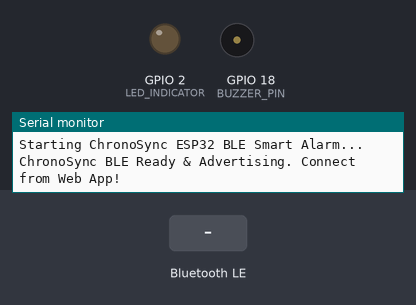
The sketch below on a simulated ESP32. On the bench: output pins drawn as LEDs (lit = HIGH), buzzer (waves = sounding, pin HIGH), the last lines printed to the serial monitor. Dashed ring = blinking. The inputs (shaded band) are chosen by the test bench. Nothing arrives over Bluetooth unless stated; a phone connects over Bluetooth LE 3 s after start.

Above: at 1.2 s.
1.3 s: Bluetooth LE write "BUZZER:ON" received
At 1.54 s:
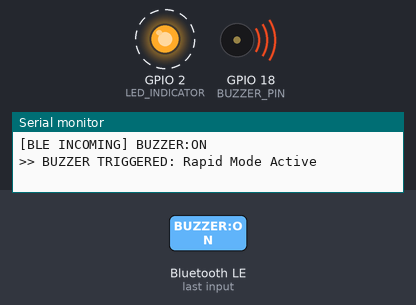
4.3 s: Bluetooth LE write "RAPID" received
7.3 s: Bluetooth LE write "DOUBLE" received
Timing chart, 0 to 16.3 s (numbered marks = the images above; inputs shaded):
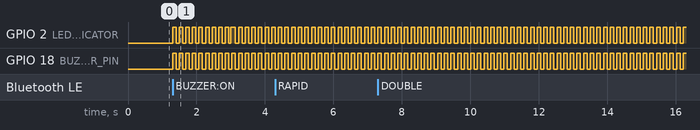

The sketch:

arduino_esp32_smart_alarm.ino
```cpp
/*
 * ==============================================================================
 * CHRONOSYNC SMART ALARM - ESP32 BLE FIRMWARE
 * ==============================================================================
 * Hardware Requirements:
 * - ESP32 Development Board (e.g., NodeMCU ESP32, ESP32-WROOM-32)
 * - 5V / 3.3V Buzzer (Active or Passive) connected to GPIO 18 and GND
 * - (Optional) OLED Display SSD1306 (I2C SDA: GPIO 21, SCL: GPIO 22)
 *
 * Supported BLE Commands from Web Dashboard:
 * - SYNC_TIME:<epoch>:<HH:MM:SS>
 * - SET_ALM:<id>:<HH:MM>:<Days>:<Pattern>
 * - TOGGLE_ALM:<id>:<0|1>
 * - DEL_ALM:<id>
 * - BUZZER:ON:<Pattern>  (e.g., RAPID -> Jaldi-Jaldi on/off buzzer)
 * - BUZZER:OFF           (Turns off buzzer immediately)
 * - SET_BRIGHT:<0-100>
 * ==============================================================================
 */

#include <BLEDevice.h>
#include <BLEServer.h>
#include <BLEUtils.h>
#include <BLE2902.h>

#define BUZZER_PIN 18 // Pin connected to Buzzer positive terminal
#define LED_INDICATOR 2 // Onboard LED for connection and alarm status

// Standard Nordic UART UUIDs (Matches the Web Bluetooth App)
#define SERVICE_UUID           "6E400001-B5A3-F393-E0A9-E50E24DCCA9E"
#define CHARACTERISTIC_UUID_RX "6E400002-B5A3-F393-E0A9-E50E24DCCA9E"
#define CHARACTERISTIC_UUID_TX "6E400003-B5A3-F393-E0A9-E50E24DCCA9E"

BLEServer *pServer = NULL;
BLECharacteristic *pTxCharacteristic = NULL;
bool deviceConnected = false;
bool oldDeviceConnected = false;

// Alarm & Buzzer States
bool isBuzzerActive = false;
String buzzerPattern = "RAPID";
unsigned long lastBuzzerToggleTime = 0;
bool buzzerPinState = false;

// Command Parser
void handleIncomingCommand(String cmd) {
  cmd.trim();
  Serial.print("[BLE INCOMING] ");
  Serial.println(cmd);

  if (cmd.startsWith("BUZZER:ON")) {
    isBuzzerActive = true;
    if (cmd.indexOf("RAPID") >= 0) buzzerPattern = "RAPID";
    else if (cmd.indexOf("DOUBLE") >= 0) buzzerPattern = "DOUBLE";
    else if (cmd.indexOf("CONTINUOUS") >= 0) buzzerPattern = "CONTINUOUS";
    else buzzerPattern = "RAPID";

    Serial.println(">> BUZZER TRIGGERED: Rapid Mode Active");
  }
  else if (cmd.startsWith("BUZZER:OFF")) {
    isBuzzerActive = false;
    digitalWrite(BUZZER_PIN, LOW);
    digitalWrite(LED_INDICATOR, LOW);
    Serial.println(">> BUZZER STOPPED: Off");
  }
  else if (cmd.startsWith("SYNC_TIME")) {
    Serial.println(">> Hardware Time Synced from Web Controller");
    // Send acknowledgement back to web app
    if (deviceConnected && pTxCharacteristic != NULL) {
      String reply = "TIME_ACK:OK\n";
      pTxCharacteristic->setValue(reply.c_str());
      pTxCharacteristic->notify();
    }
  }
}

// Server Callbacks
class ServerCallbacks : public BLEServerCallbacks {
  void onConnect(BLEServer* pServer) {
    deviceConnected = true;
    digitalWrite(LED_INDICATOR, HIGH);
    Serial.println("[BLE] Web Client Connected!");
  };

  void onDisconnect(BLEServer* pServer) {
    deviceConnected = false;
    digitalWrite(LED_INDICATOR, LOW);
    Serial.println("[BLE] Client Disconnected. Restarting Advertising...");
    BLEDevice::startAdvertising();
  }
};

// RX Characteristic Callbacks
class RxCallbacks : public BLECharacteristicCallbacks {
  void onWrite(BLECharacteristic *pCharacteristic) {
    String rxStr = String(pCharacteristic->getValue().c_str());
    if (rxStr.length() > 0) {
      handleIncomingCommand(rxStr);
    }
  }
};

void setup() {
  Serial.begin(115200);
  pinMode(BUZZER_PIN, OUTPUT);
  pinMode(LED_INDICATOR, OUTPUT);
  digitalWrite(BUZZER_PIN, LOW);
  digitalWrite(LED_INDICATOR, LOW);

  Serial.println("Starting ChronoSync ESP32 BLE Smart Alarm...");

  // Initialize BLE
  BLEDevice::init("ChronoSync_Alarm_BLE");
  pServer = BLEDevice::createServer();
  pServer->setCallbacks(new ServerCallbacks());

  BLEService *pService = pServer->createService(SERVICE_UUID);

  // TX Characteristic (Notify web app)
  pTxCharacteristic = pService->createCharacteristic(
                        CHARACTERISTIC_UUID_TX,
                        BLECharacteristic::PROPERTY_NOTIFY
                      );
  pTxCharacteristic->addDescriptor(new BLE2902());

  // RX Characteristic (Receive commands from web app)
  BLECharacteristic *pRxCharacteristic = pService->createCharacteristic(
                                           CHARACTERISTIC_UUID_RX,
                                           BLECharacteristic::PROPERTY_WRITE
                                         );
  pRxCharacteristic->setCallbacks(new RxCallbacks());

  pService->start();

  // Advertising
  BLEAdvertising *pAdvertising = BLEDevice::getAdvertising();
  pAdvertising->addServiceUUID(SERVICE_UUID);
  pAdvertising->setScanResponse(true);
  pAdvertising->setMinPreferred(0x06); // iPhone connection helpers
  pAdvertising->setMinPreferred(0x12);
  BLEDevice::startAdvertising();

  Serial.println("ChronoSync BLE Ready & Advertising. Connect from Web App!");
}

void loop() {
  // Rapid Buzzer Toggle Engine (Jaldi-Jaldi on/off)
  if (isBuzzerActive) {
    unsigned long currentMillis = millis();

    if (buzzerPattern == "RAPID") {
      // Jaldi-Jaldi: 100ms ON, 90ms OFF
      unsigned long interval = buzzerPinState ? 100 : 90;
      if (currentMillis - lastBuzzerToggleTime >= interval) {
        lastBuzzerToggleTime = currentMillis;
        buzzerPinState = !buzzerPinState;
        digitalWrite(BUZZER_PIN, buzzerPinState ? HIGH : LOW);
        digitalWrite(LED_INDICATOR, buzzerPinState ? HIGH : LOW);
      }
    }
    else if (buzzerPattern == "DOUBLE") {
      // Double pulse: 80ms ON, 80ms OFF, 80ms ON, 300ms OFF
      static int subStep = 0;
      unsigned long intervals[] = {80, 80, 80, 350};
      if (currentMillis - lastBuzzerToggleTime >= intervals[subStep]) {
        lastBuzzerToggleTime = currentMillis;
        subStep = (subStep + 1) % 4;
        bool state = (subStep == 0 || subStep == 2);
        digitalWrite(BUZZER_PIN, state ? HIGH : LOW);
        digitalWrite(LED_INDICATOR, state ? HIGH : LOW);
      }
    }
    else {
      // Continuous
      digitalWrite(BUZZER_PIN, HIGH);
      digitalWrite(LED_INDICATOR, HIGH);
    }
  }

  // Periodic Telemetry Simulation (Every 30s send battery status)
  static unsigned long lastTelemetry = 0;
  if (deviceConnected && millis() - lastTelemetry > 30000) {
    lastTelemetry = millis();
    String batMsg = "BATTERY:94\n";
    pTxCharacteristic->setValue(batMsg.c_str());
    pTxCharacteristic->notify();
  }

  delay(5);
}
```

Measured:
- after the input at 1.3 s, GPIO 18 (BUZZER_PIN): alternates HIGH for 0.10 s and LOW for 0.09 s, starting at once
- by itself, GPIO 2 (LED_INDICATOR): alternates HIGH for 0.10 s and LOW for 0.09 s
